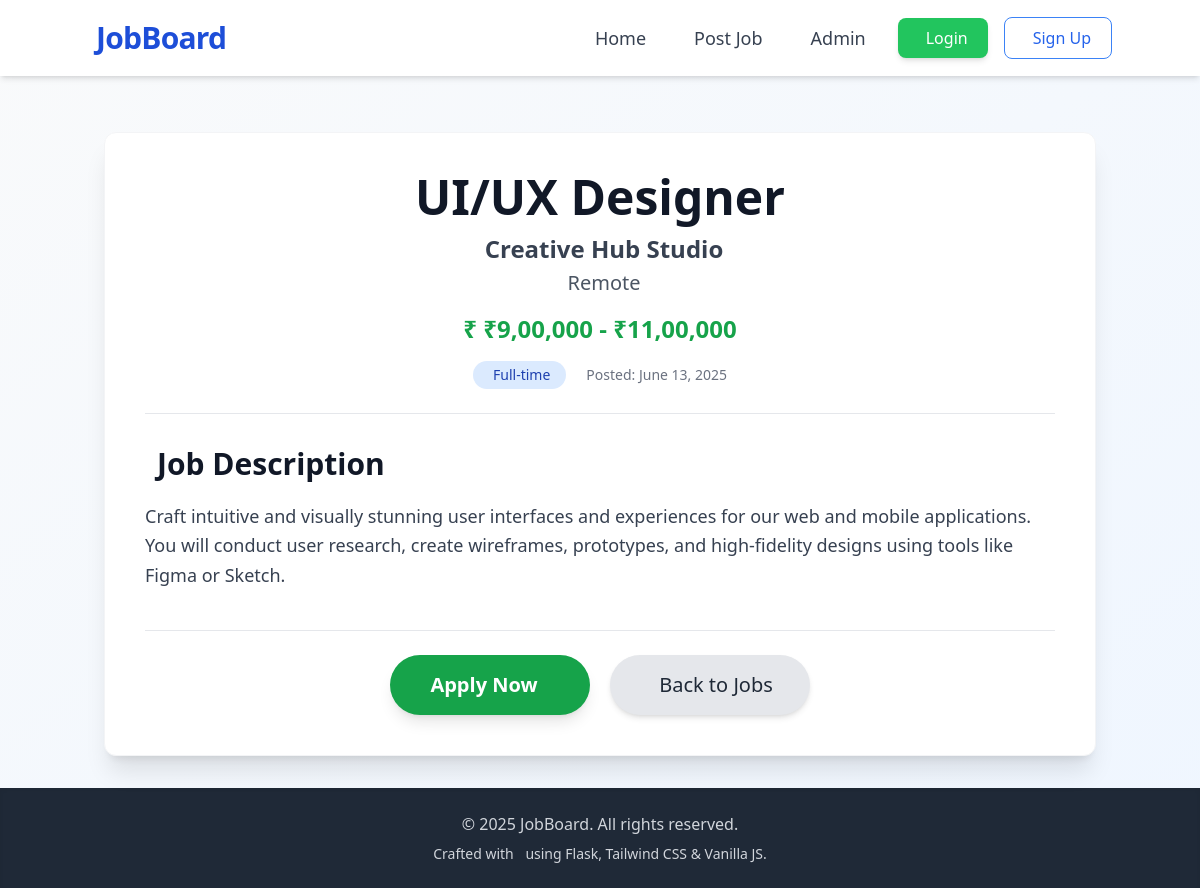
The page /job/3 on the database its author committed.
### tables this page shows
CREATE TABLE jobs (
    id INTEGER PRIMARY KEY AUTOINCREMENT,
    title TEXT NOT NULL,
    company TEXT NOT NULL,
    location TEXT NOT NULL,
    salary TEXT, -- Stored as TEXT for flexibility (e.g., "$100k - $120k", "Competitive")
    description TEXT NOT NULL,
    type TEXT DEFAULT 'Full-time', -- e.g., Full-time, Part-time, Contract, Internship
    date_posted TIMESTAMP DEFAULT CURRENT_TIMESTAMP -- Automatically records when the job was posted
);

### app.py (the view)
@app.route('/job/<int:job_id>')
def job_detail(job_id):
    db = get_db()
    job = db.execute('SELECT * FROM jobs WHERE id = ?', (job_id,)).fetchone()
    if job is None:
        flash('Sorry, the job you are looking for was not found.', 'error')
        return redirect(url_for('index'))
    return render_template('job_detail.html', job=job)

### app.py (called while the page is built)
def get_db():
    if 'db' not in g:
        g.db = sqlite3.connect(
            DATABASE,
            detect_types=sqlite3.PARSE_DECLTYPES # This helps in converting TIMESTAMP to Python datetime objects
        )
        g.db.row_factory = sqlite3.Row # Allows accessing columns by name (e.g., row['column_name'])
    return g.db

@app.before_request
def load_logged_in_user():
    user_id = session.get('user_id')
    if user_id is None:
        g.user = None
    else:
        g.user = get_user(user_id)

@app.context_processor
def inject_globals():
    return {'now': datetime.utcnow(), 'user': g.user}

### templates/job_detail.html (shortened to what this page needs)
{% extends 'base.html' %}
{% block content %}
<div class="bg-white p-8 md:p-10 rounded-xl shadow-xl border border-gray-100 animate-fadeIn">
    <div class="text-center mb-8 pb-6 border-b border-gray-200">
        <h1 class="text-4xl md:text-5xl font-extrabold text-gray-900 leading-tight mb-3">
            {{ job.title }}
        </h1>
        <p class="text-xl md:text-2xl text-gray-700 mb-1 flex items-center justify-center">
            <span class="font-semibold">{{ job.company }}</span>
        </p>
        <p class="text-lg md:text-xl text-gray-600 mb-4 flex items-center justify-center">
            {{ job.location }}
        </p>
        <p class="text-2xl font-bold text-green-600 mb-4 flex items-center justify-center">
            ₹
            {{ job.salary | default('Competitive Salary') }}
        </p>
        <div class="flex flex-wrap justify-center items-center gap-x-4 gap-y-2 text-sm text-gray-500">
            <span class="inline-block px-4 py-1 bg-blue-100 text-blue-800 rounded-full text-md font-medium">
                {{ job.type | default('Full-time') }}
            </span>
            <span class="text-gray-500 text-md flex items-center">
                Posted: {{ job.date_posted.strftime('%B %d, %Y') }}
            </span>
        </div>
    </div>
    <section class="mb-10">
        <h2 class="text-3xl font-bold text-gray-900 mb-5 flex items-center">
            Job Description
        </h2>
        <div class="prose max-w-full text-gray-700 leading-relaxed text-lg">
            <p>{{ job.description | safe }}</p>
        </div>
    </section>
    <div class="mt-10 pt-6 border-t border-gray-200 flex flex-col sm:flex-row justify-center gap-5">
        <a href="{{ url_for('apply_to_job', job_id=job.id) }}"
           class="bg-green-600 text-white px-8 py-4 rounded-full font-bold text-xl shadow-lg hover:bg-green-700 transition-all duration-300 transform hover:scale-105 flex items-center justify-center min-w-[200px]">
            Apply Now
        </a>
        <a href="{{ url_for('index') }}"
           class="bg-gray-200 text-gray-800 px-8 py-4 rounded-full font-medium text-xl shadow-md hover:bg-gray-300 transition-all duration-300 transform hover:scale-105 flex items-center justify-center min-w-[200px]">
            Back to Jobs
        </a>
    </div>
</div>
{% endblock %}

### static/css/style.css (style rules this page uses)
.prose { font-size: 1.125rem; line-height: 1.75; color: #374151; max-width: 100%; }
.prose p { @apply mb-4; }
.animate-fadeIn { animation: fadeIn 0.5s ease-out forwards; }

### templates/base.html (style rules this page uses)
html { font-family: 'Inter', sans-serif; scroll-behavior: smooth; }

### rows shown on the page
jobs: title "UI/UX Designer", company "Creative Hub Studio", location "Remote", salary "₹9,00,000 - ₹11,00,000", type "Full-time", date_posted "June 13, 2025", description "Craft intuitive and visually stunning user interfaces and experiences for our web and mobile applications. You will conduct user research, create wireframes, prototypes, and high-fidelity designs using tools like Figma or Sketch."
